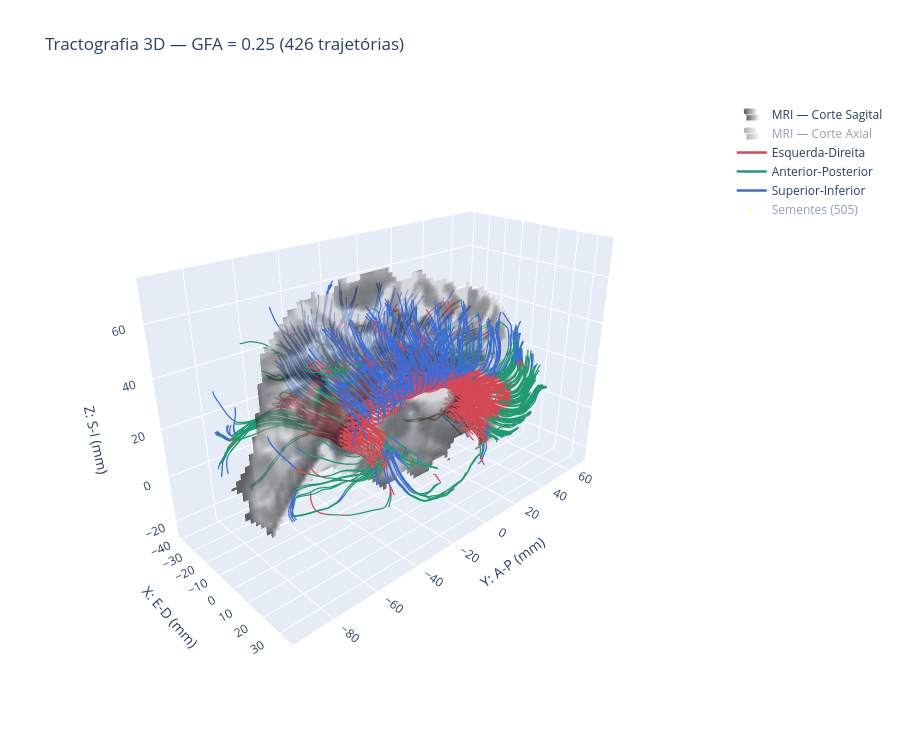

Notebook code for this chart:
### Markdown cell above
## **Visualização Interativa 3D da Tractografia**

- Visualização interativa das trajetórias reconstruídas com o limiar de GFA de referência, permitindo explorar a sua orientação espacial, os cortes de MRI e a localização das sementes.

### Code cell
import plotly.graph_objects as go
from scipy.ndimage import binary_dilation, binary_closing, binary_fill_holes, label

tracks_ref = tracks_por_limiar[LIMIAR_REFERENCIA]
fig3d = go.Figure()


mascara_cerebro = binary_dilation(white_matter, iterations=6)

def adicionar_corte(plano, visivel):

    if plano == "Sagital":
        corte = b0[x_roi, :, :]
        mascara = mascara_cerebro[x_roi, :, :]
        y, z = np.indices(corte.shape)
        indices = np.stack([np.full_like(y, x_roi), y, z], axis=-1)

    else:
        corte = b0[:, :, zi]
        mascara = mascara_cerebro[:, :, zi]
        x, y = np.indices(corte.shape)
        indices = np.stack([x, y, np.full_like(x, zi)], axis=-1)

    mascara = mascara & (corte > 0.10 * intensidade_max)
    mascara = binary_closing(mascara, iterations=2)

    rotulos, numero = label(mascara)

    if numero > 0:
        areas = np.bincount(rotulos.ravel())
        areas[0] = 0
        mascara = binary_fill_holes(rotulos == np.argmax(areas))

    coordenadas = nib.affines.apply_affine(affine, indices)
    coordenadas[~mascara] = np.nan

    fig3d.add_trace(go.Surface(x=coordenadas[:, :, 0], y=coordenadas[:, :, 1], z=coordenadas[:, :, 2], surfacecolor=corte, colorscale=[[0, "black"], [1, "white"]], cmin=0, cmax=intensidade_max, opacity=0.65, showscale=False, showlegend=True, connectgaps=False, name=f"MRI — Corte {plano}", visible=visivel))


adicionar_corte("Sagital", True)
adicionar_corte("Axial", "legendonly")


linhas = [[[], [], []] for _ in range(3)]

for track in tracks_ref:
    pontos = np.asarray(track)[::2]

    for i in range(len(pontos) - 1):
        p1, p2 = pontos[i], pontos[i + 1]
        eixo = np.argmax(np.abs(p2 - p1))

        linhas[eixo][0].extend([p1[0], p2[0], None])
        linhas[eixo][1].extend([p1[1], p2[1], None])
        linhas[eixo][2].extend([p1[2], p2[2], None])

nomes = ["Esquerda-Direita", "Anterior-Posterior", "Superior-Inferior"]
cores = ["#d44854", "#209b6f", "#3b6dd8"]

for i in range(3):
    fig3d.add_trace(go.Scatter3d(x=linhas[i][0], y=linhas[i][1], z=linhas[i][2], mode="lines", line=dict(color=cores[i], width=2.5), name=nomes[i]))


fig3d.add_trace(go.Scatter3d(x=seeds[:, 0], y=seeds[:, 1], z=seeds[:, 2], mode="markers", marker=dict(size=2.5, color="yellow"), name=f"Sementes ({len(seeds)})", visible="legendonly"))

fig3d.update_layout(title=f"Tractografia 3D — GFA = {LIMIAR_REFERENCIA:.2f} ({len(tracks_ref)} trajetórias)", height=750, scene=dict(xaxis_title="X: E-D (mm)", yaxis_title="Y: A-P (mm)", zaxis_title="Z: S-I (mm)", aspectmode="data", camera=dict(eye=dict(x=1.65, y=-1.55, z=1.05))))

fig3d.show()

### Figure 1 — Plotly figure (JSON) as saved in the notebook; plotly's stock layout.template omitted (floating-point values rounded to 4 significant figures; data arrays with more than 128 entries replaced by an {"elided": "..."} marker saying what was removed)
{"data": [{"cmax": 1753.0, "cmin": 0, "colorscale": [[0, "black"], [1, "white"]], "connectgaps": false, "name": "MRI — Corte Sagital", "opacity": 0.65, "showlegend": true, "showscale": false, "surfacecolor": {"elided": "106x76 float values"}, "type": "surface", "visible": true, "x": {"elided": "106x76 float values"}, "y": {"elided": "106x76 float values"}, "z": {"elided": "106x76 float values"}}, {"cmax": 1753.0, "cmin": 0, "colorscale": [[0, "black"], [1, "white"]], "connectgaps": false, "name": "MRI — Corte Axial", "opacity": 0.65, "showlegend": true, "showscale": false, "surfacecolor": {"elided": "81x106 float values"}, "type": "surface", "visible": "legendonly", "x": {"elided": "81x106 float values"}, "y": {"elided": "81x106 float values"}, "z": {"elided": "81x106 float values"}}, {"line": {"color": "#d44854", "width": 2.5}, "mode": "lines", "name": "Esquerda-Direita", "type": "scatter3d", "x": {"elided": "46191 float values"}, "y": {"elided": "46191 float values"}, "z": {"elided": "46191 float values"}}, {"line": {"color": "#209b6f", "width": 2.5}, "mode": "lines", "name": "Anterior-Posterior", "type": "scatter3d", "x": {"elided": "21213 float values"}, "y": {"elided": "21213 float values"}, "z": {"elided": "21213 float values"}}, {"line": {"color": "#3b6dd8", "width": 2.5}, "mode": "lines", "name": "Superior-Inferior", "type": "scatter3d", "x": {"elided": "30054 float values"}, "y": {"elided": "30054 float values"}, "z": {"elided": "30054 float values"}}, {"marker": {"color": "yellow", "size": 2.5}, "mode": "markers", "name": "Sementes (505)", "type": "scatter3d", "visible": "legendonly", "x": {"elided": "505 float values"}, "y": {"elided": "505 float values"}, "z": {"elided": "505 float values"}}], "layout": {"height": 750, "scene": {"aspectmode": "data", "camera": {"eye": {"x": 1.65, "y": -1.55, "z": 1.05}}, "xaxis": {"title": {"text": "X: E-D (mm)"}}, "yaxis": {"title": {"text": "Y: A-P (mm)"}}, "zaxis": {"title": {"text": "Z: S-I (mm)"}}}, "title": {"text": "Tractografia 3D — GFA = 0.25 (426 trajetórias)"}}}
